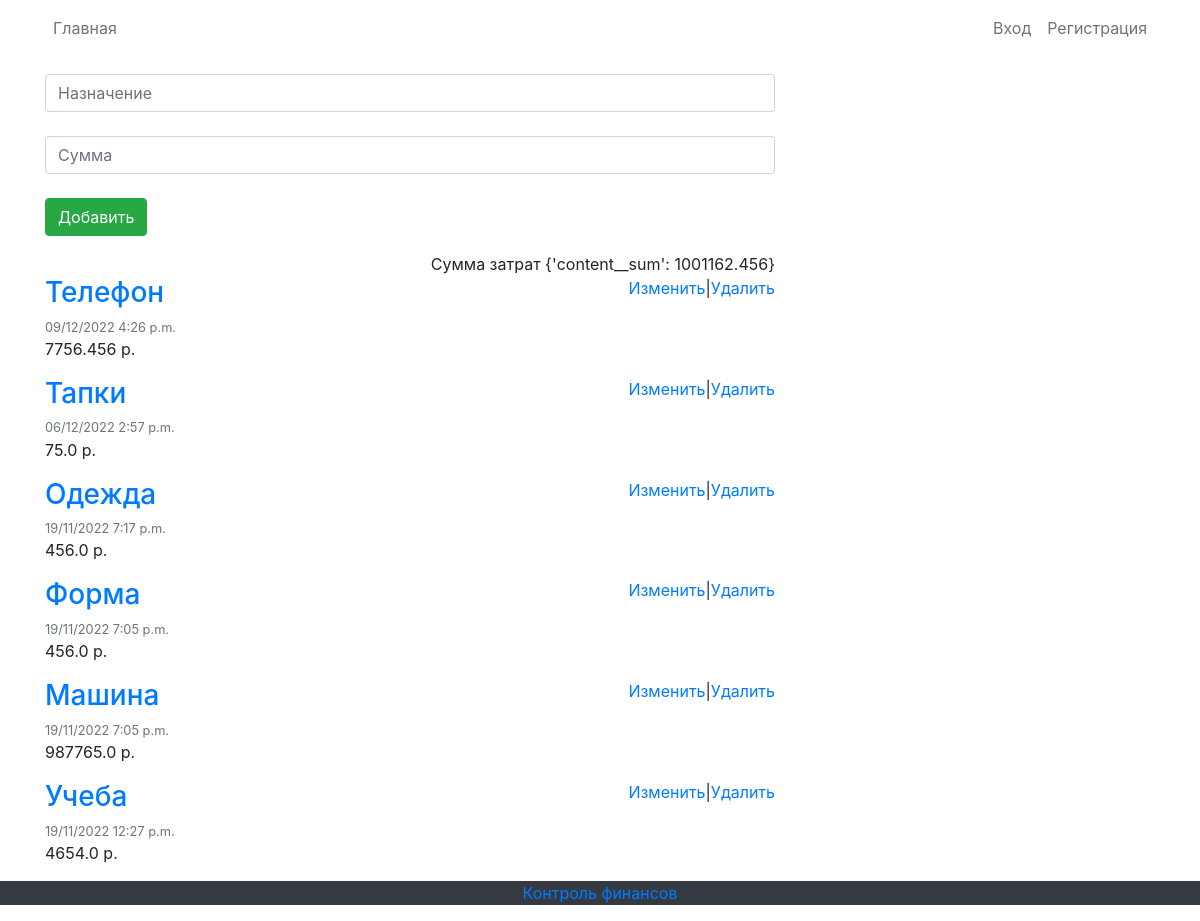
/, run on an earlier commit of the app's database.
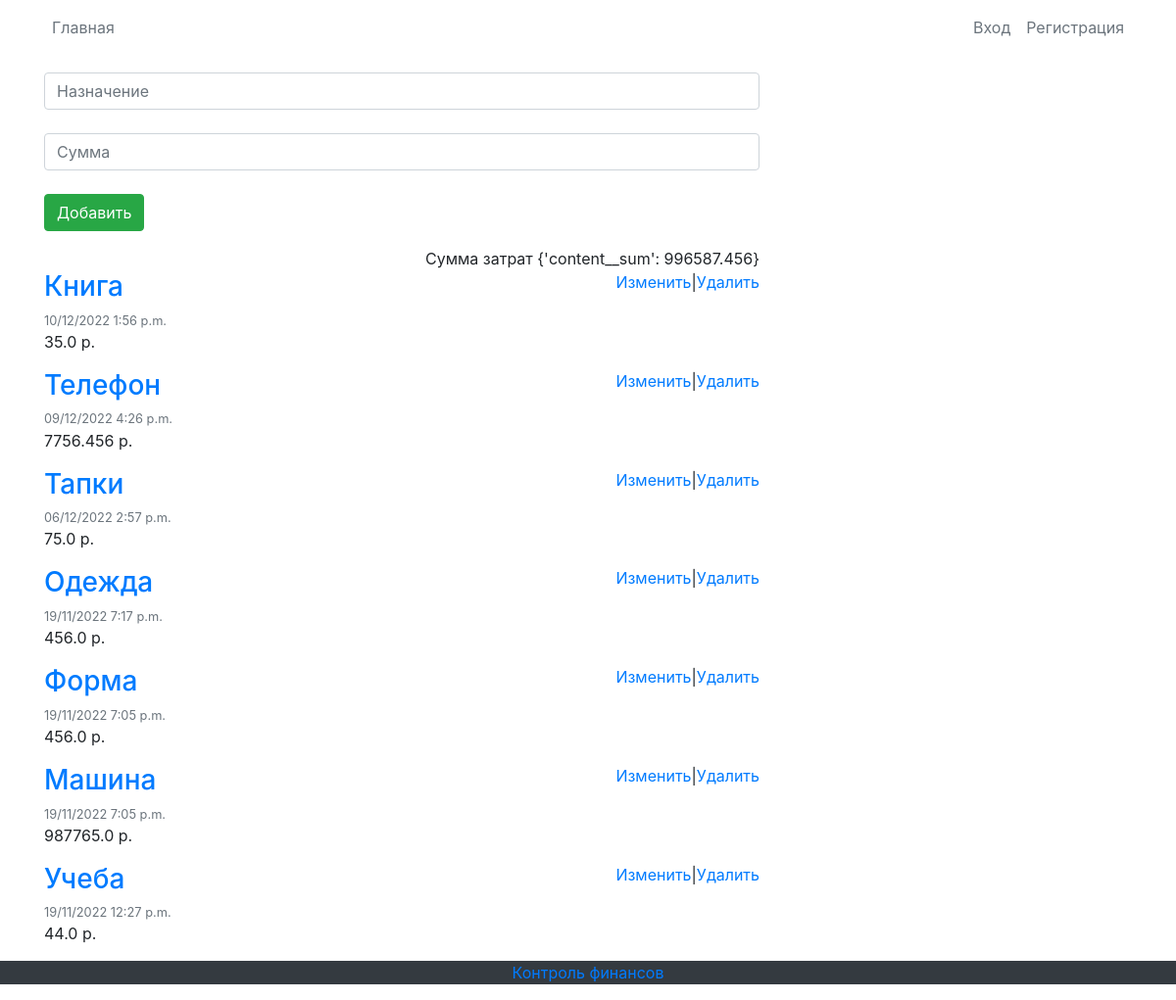
And on a later commit of the database.
### my_site/models.py (models this page shows, shortened)
class Post(models.Model):
    title = models.CharField(max_length=100, verbose_name="На что")
    content = models.FloatField(verbose_name="Сколько")
    date_posted = models.DateTimeField(auto_now_add=True, verbose_name='Дата')

### my_site/views.py (the view)
# urls.py: 2. Add a URL to urlpatterns:  path('', views.home, name='home')
def home(request):
    error = ''
    if request.method == 'POST':
        form = PostForm(request.POST)
        if form.is_valid():
            form.save()
        else:
            error = 'Форма была неверной'
    form = PostForm
    context = {
        'posts': Post.objects.all().order_by('-id'),
        'form': form,
        'error': error,
        'sum': Post.objects.aggregate(Sum('content'))
    }
    return render(request, 'my_site/home.html', context)

### templates/my_site/home.html (shortened to what this page needs)
﻿{% extends "my_site/base.html" %}
{% block content %}
    <div>
    <form method="post">
        {{ form.title }}<br>
        {{ form.content }}<br>
        <button class="btn btn-success" type="submit">Добавить</button><br>
    </form>
    </div>
    <div align="right">Сумма затрат {{ sum }}</div>
    {% for post in posts %}
        <article class="media content-section">
          <div class="media-body">
            <h3><a class="article-title" href="#">{{ post.title }}</a></h3>
              <div class="article-metadata">
              <small class="text-muted">{{ post.date_posted|date:'d/m/Y f a'}} </small>
              </div>
            <p class="article-content">{{ post.content }} р.</p>
          </div>
        <a href="edit/{{post.id}}">Изменить</a> | <a href="delete/{{post.id}}">Удалить</a>
        </article>
    {% endfor %}
{% endblock content %}

### templates/my_site/base.html (shortened to what this page needs)
{% load static %}
<!DOCTYPE html>
<html>
<head>
    <link rel="stylesheet" href="https://maxcdn.bootstrapcdn.com/bootstrap/4.0.0/css/bootstrap.min.css">
</head>
<body>
    <header class="site-header">
      <nav class="navbar navbar-expand-md navbar-dark bg-blue fixed-top">
        <div class="container">
          <div class="collapse navbar-collapse" id="navbarToggle">
            <div class="navbar-nav mr-auto">
              <a class="nav-item nav-link text-muted" href="{% url 'blog-home' %}">Главная</a>
            </div>
            <div class="navbar-nav">
              {% if user.is_authenticated %}
                <a class="nav-item nav-link text-muted" href="{% url 'profile' %}">Профиль</a>
                <a class="nav-item nav-link text-muted" href="{% url 'logout' %}">Выход</a>
              {% else %}
                <a class="nav-item nav-link text-muted" href="{% url 'login' %}">Вход</a>
                <a class="nav-item nav-link text-muted" href="{% url 'register' %}">Регистрация</a>
              {% endif %}
            </div>
          </div>
        </div>
      </nav>
    </header>
    <main role="main" class="container">
      <div class="row">
        <div class="col-md-8">
          {% block content %}{% endblock %}
        </div>
    </main>
    <footer class="text-center bg-dark">
      <p><a href="{% url 'blog-home' %}">Контроль финансов</a></p>
    </footer>
  </body>
</html>

### templates/my_site/base.html (style rules this page uses)
body { margin-top: 50px; margin-left: 0; }

What changed in the data, as far as the page shows it:
added Post: title "Книга", date_posted "10/12/2022 1:56 p.m.", content "35.0"
changed Post "Учеба": content "4654.0" → "44.0"
Also different on the page:
{{ sum }}: "{'content__sum': 1001162.456}" → "{'content__sum': 996587.456}"
